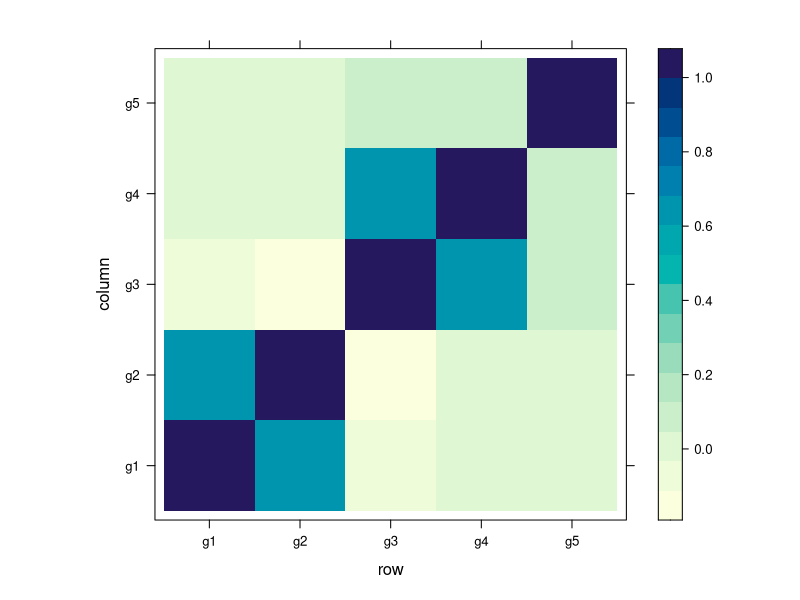
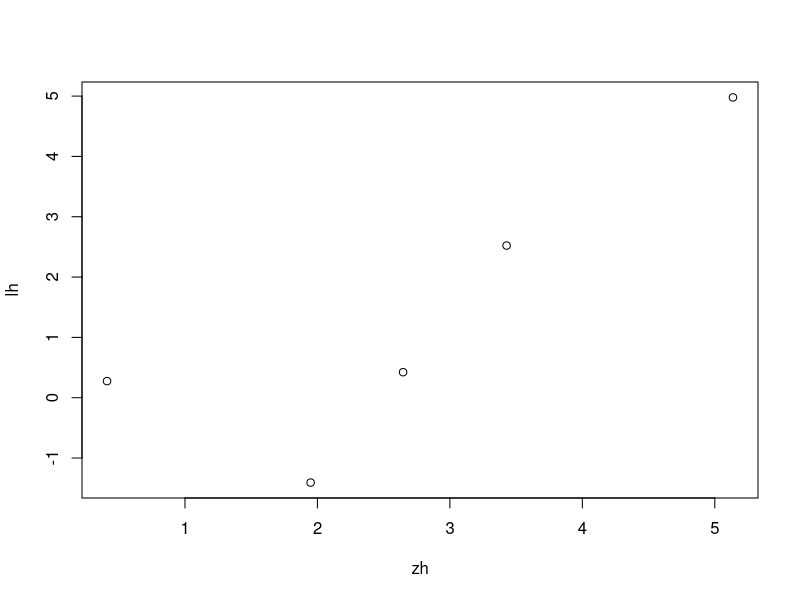

These figures' R source, in order:
## ---- chunk 1
g1 = rbinom(1e2, 2, .5)
noise = which(rbinom(1e2, 1, .1) == 1)
g2 = g1; g2[noise] = 2 - g2[noise]

g3 = rbinom(1e2, 2, .2)
noise = which(rbinom(1e2, 1, .1) == 1)
g4 = g3; g4[noise] = 2 - g4[noise]

g5 = rbinom(1e2, 2, .3)

g = cbind(g1, g2, g3, g4, g5)

library(lattice)
levelplot(cor(g))

gs = apply(g, 2, scale)
gc = gs[, c(2, 4)]
bc = c(1, 2)

y = gc %*% bc + rnorm(1e2, 0, 3)
ys = scale(y)

f1 = apply(gs, 2, function(g1) summary(lm(ys ~ g1)))
f1s = do.call(rbind, lapply(f1, function(x) coef(x)["g1", ]))
zh = f1s[, "t value"]

zh %*% solve(cor(gs)) / sqrt(1e2)

f2 = lm(ys ~ gs)
f2s = summary(f2)
lh = f2s$coefficients[-1, "t value"]

plot(zh, lh)
